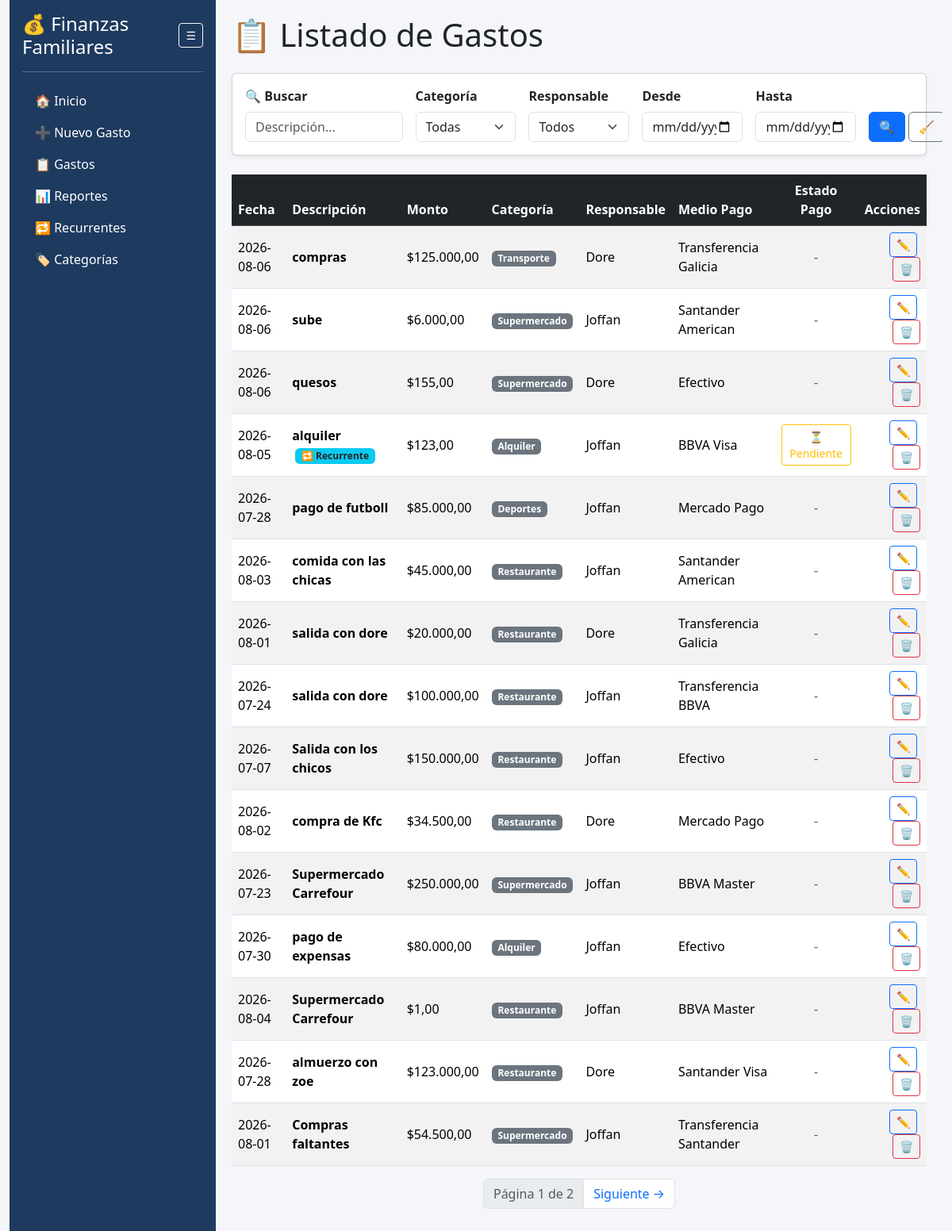
The page /gastos on the database its author committed.
### app.py (models this page shows)
class Gasto(db.Model):
    id = db.Column(db.Integer, primary_key=True)
    fecha = db.Column(db.String(20))
    descripcion = db.Column(db.String(200))
    monto = db.Column(db.Float)
    categoria = db.Column(db.String(50))
    responsable = db.Column(db.String(50))
    medio_pago = db.Column(db.String(50))
    gasto_recurrente_id = db.Column(db.Integer, db.ForeignKey('gasto_recurrente.id'), nullable=True)
    pagado = db.Column(db.Boolean, default=False)
    recurrente = db.relationship('GastoRecurrente', backref='gastos_generados', lazy=True)

### app.py (the view)
@app.route("/gastos")
def listar_gastos():
    orden = request.args.get("orden", "id")
    direccion = request.args.get("dir", "desc")
    columna = getattr(Gasto, orden, Gasto.id)
    query = Gasto.query.order_by(columna.asc() if direccion == "asc" else columna.desc())
    pagina = request.args.get("pagina", 1, type=int)
    gastos = query.paginate(page=pagina, per_page=15, error_out=False)
    return render_template("gastos.html", gastos=gastos, orden=orden, direccion=direccion)

### app.py (called while the page is built)
@app.template_filter('moneda')
def moneda(valor):
    if valor is None:
        return "0,00"
    return f"{valor:,.2f}".replace(",", "X").replace(".", ",").replace("X", ".")

### templates/gastos.html (shortened to what this page needs)
{% extends "base.html" %}
{% block contenido %}
<h1 class="mb-4">📋 Listado de Gastos</h1>
<div class="card shadow-sm mb-4">
    <div class="card-body">
        <form method="GET" action="/gastos" class="row g-3">
            <div class="col-md-3">
                <label class="form-label fw-bold">🔍 Buscar</label>
                <input type="text" name="q" class="form-control" placeholder="Descripción..." value="{{ q }}">
            </div>
            <div class="col-md-2">
                <label class="form-label fw-bold">Categoría</label>
                <select name="categoria" class="form-select">
                    <option value="">Todas</option>
                </select>
            </div>
            <div class="col-md-2">
                <label class="form-label fw-bold">Responsable</label>
                <select name="responsable" class="form-select">
                    <option value="">Todos</option>
                </select>
            </div>
            <div class="col-md-2">
                <label class="form-label fw-bold">Desde</label>
                <input type="date" name="fecha_desde" class="form-control" value="{{ fecha_desde }}">
            </div>
            <div class="col-md-2">
                <label class="form-label fw-bold">Hasta</label>
                <input type="date" name="fecha_hasta" class="form-control" value="{{ fecha_hasta }}">
            </div>
            <div class="col-md-1 d-flex align-items-end gap-1">
                <button type="submit" class="btn btn-primary w-100" title="Filtrar">🔍</button>
                <a href="/gastos" class="btn btn-outline-secondary" title="Limpiar Filtros">🧹</a>
            </div>
        </form>
    </div>
</div>
<div class="table-responsive">
    <table class="table table-striped table-hover align-middle">
        <thead class="table-dark">
            <tr>
                <th><a href="/gastos?orden=fecha&dir={% if direccion == 'asc' %}desc{% else %}asc{% endif %}&q={{ q }}&categoria={{ categoria_sel }}&responsable={{ responsable_sel }}" class="text-white text-decoration-none">Fecha</a></th>
                <th><a href="/gastos?orden=descripcion&dir={% if direccion == 'asc' %}desc{% else %}asc{% endif %}&q={{ q }}&categoria={{ categoria_sel }}&responsable={{ responsable_sel }}" class="text-white text-decoration-none">Descripción</a></th>
                <th><a href="/gastos?orden=monto&dir={% if direccion == 'asc' %}desc{% else %}asc{% endif %}&q={{ q }}&categoria={{ categoria_sel }}&responsable={{ responsable_sel }}" class="text-white text-decoration-none">Monto</a></th>
                <th>Categoría</th>
                <th>Responsable</th>
                <th>Medio Pago</th>
                <th class="text-center">Estado Pago</th>
                <th class="text-end">Acciones</th>
            </tr>
        </thead>
        <tbody>
            {% for gasto in gastos.items %}
            <tr>
                <td>{{ gasto.fecha }}</td>
                <td>
                    <strong>{{ gasto.descripcion }}</strong>
                    {% if gasto.gasto_recurrente_id %}
                        <span class="badge bg-info text-dark ms-1" title="Gasto recurrente">🔁 Recurrente</span>
                    {% endif %}
                </td>
                <td>${{ gasto.monto | moneda }}</td>
                <td><span class="badge bg-secondary">{{ gasto.categoria }}</span></td>
                <td>{{ gasto.responsable }}</td>
                <td>{{ gasto.medio_pago }}</td>
                <td class="text-center">
                    {% if gasto.gasto_recurrente_id %}
                        {% if gasto.pagado %}
                            <a href="{{ url_for('toggle_pago_gasto', id=gasto.id) }}" class="btn btn-sm btn-success">✅ Pagado</a>
                        {% else %}
                            <a href="{{ url_for('toggle_pago_gasto', id=gasto.id) }}" class="btn btn-sm btn-outline-warning">⏳ Pendiente</a>
                        {% endif %}
                    {% else %}
                        <span class="text-muted">-</span>
                    {% endif %}
                </td>
                <td class="text-end">
                    <a href="{{ url_for('editar_gasto', id=gasto.id) }}" class="btn btn-sm btn-outline-primary me-1">✏️</a>
                    <a href="{{ url_for('eliminar_gasto', id=gasto.id) }}" class="btn btn-sm btn-outline-danger" onclick="return confirm('¿Eliminar gasto?')">🗑️</a>
                </td>
            </tr>
            {% else %}
            <tr>
                <td colspan="8" class="text-center py-4 text-muted">
                    No se encontraron gastos que coincidan con la búsqueda.
                </td>
            </tr>
            {% endfor %}
        </tbody>
    </table>
</div>
<nav>
    <ul class="pagination justify-content-center">
        <li class="page-item disabled">
            <a href="#" class="page-link">Página {{ gastos.page }} de {{ gastos.pages if gastos.pages > 0 else 1 }}</a>
        </li>
        {% if gastos.has_next %}
        <li class="page-item">
            <a href="/gastos?pagina={{ gastos.next_num }}&orden={{ orden }}&dir={{ direccion }}&q={{ q }}&categoria={{ categoria_sel }}&responsable={{ responsable_sel }}&fecha_desde={{ fecha_desde }}&fecha_hasta={{ fecha_hasta }}" class="page-link">Siguiente →</a>
        </li>
        {% endif %}
    </ul>
</nav>
{% endblock %}

### templates/base.html (shortened to what this page needs)
   <!DOCTYPE html>
<html lang="es">
<head>
    <link rel="stylesheet" href="https://cdn.jsdelivr.net/npm/bootstrap@5.3.3/dist/css/bootstrap.min.css">
</head>
<body>
    <div class="container-fluid">
        <div class="d-flex">
            <nav class="sidebar" id="sidebarMenu">
                <div class="pt-3 px-3">
                    <div class="d-flex align-items-center justify-content-between">
                        <h4 class="text-white mb-0 texto-menu" id="tituloSidebar">
                            💰 Finanzas Familiares
                        </h4>
                        <button class="btn btn-outline-light btn-sm" onclick="toggleSidebar()" title="Mostrar/Ocultar Menú">
                            ☰
                        </button>
                    </div>
                    <hr class="text-white">
                    <ul class="nav flex-column">
                        <li class="nav-item">
                            <a class="nav-link" href="{{ url_for('home') }}">🏠 <span class="texto-menu">Inicio</span></a>
                        </li>
                        <li class="nav-item">
                            <a class="nav-link" href="{{ url_for('nuevo_gasto') }}">➕ <span class="texto-menu">Nuevo Gasto</span></a>
                        </li>
                        <li class="nav-item">
                            <a class="nav-link" href="{{ url_for('listar_gastos') }}">📋 <span class="texto-menu">Gastos</span></a>
                        </li>
                        <li class="nav-item">
                            <a class="nav-link" href="{{ url_for('reportes') }}">📊 <span class="texto-menu">Reportes</span></a>
                        </li>
                        <li class="nav-item">
                            <a class="nav-link" href="{{ url_for('listar_recurrentes') }}">🔁 <span class="texto-menu">Recurrentes</span></a>
                        </li>
                         <li class="nav-item">
                        <a class="nav-link" href="{{ url_for('gestionar_opciones') }}">🏷️ <span class="texto-menu">Categorías</span></a>
                         </li>
                    </ul>
                </div>
            </nav>
            <main id="contenidoPrincipal" class="content">
                {% block contenido %}
                {% endblock %}
            </main>
        </div>
    </div>
</body>
</html>

### templates/base.html (style rules this page uses)
.sidebar { width: 260px; min-height: 100vh; background: #1e3a5f; flex-shrink: 0; transition: all 0.3s ease; }
body { background-color: #f5f6fa; }
.sidebar .nav-link { color: white; }
.content { flex: 1; padding: 20px; overflow-x: hidden; }

### rows shown on the page
Gasto: fecha "2026-08-06", descripcion "compras", monto|moneda "125.000,00", categoria "Transporte", responsable "Dore", medio_pago "Transferencia Galicia"
Gasto: fecha "2026-08-06", descripcion "sube", monto|moneda "6.000,00", categoria "Supermercado", responsable "Joffan", medio_pago "Santander American"
Gasto: fecha "2026-08-06", descripcion "quesos", monto|moneda "155,00", categoria "Supermercado", responsable "Dore", medio_pago "Efectivo"
Gasto: fecha "2026-08-05", descripcion "alquiler", shows "🔁 Recurrente", monto|moneda "123,00", categoria "Alquiler", responsable "Joffan", medio_pago "BBVA Visa"
Gasto: fecha "2026-07-28", descripcion "pago de futboll", monto|moneda "85.000,00", categoria "Deportes", responsable "Joffan", medio_pago "Mercado Pago"
Gasto: fecha "2026-08-03", descripcion "comida con las chicas", monto|moneda "45.000,00", categoria "Restaurante", responsable "Joffan", medio_pago "Santander American"
Gasto: fecha "2026-08-01", descripcion "salida con dore", monto|moneda "20.000,00", categoria "Restaurante", responsable "Dore", medio_pago "Transferencia Galicia"
Gasto: fecha "2026-07-24", descripcion "salida con dore", monto|moneda "100.000,00", categoria "Restaurante", responsable "Joffan", medio_pago "Transferencia BBVA"
Gasto: fecha "2026-07-07", descripcion "Salida con los chicos", monto|moneda "150.000,00", categoria "Restaurante", responsable "Joffan", medio_pago "Efectivo"
Gasto: fecha "2026-08-02", descripcion "compra de Kfc", monto|moneda "34.500,00", categoria "Restaurante", responsable "Dore", medio_pago "Mercado Pago"
Gasto: fecha "2026-07-23", descripcion "Supermercado Carrefour", monto|moneda "250.000,00", categoria "Supermercado", responsable "Joffan", medio_pago "BBVA Master"
Gasto: fecha "2026-07-30", descripcion "pago de expensas", monto|moneda "80.000,00", categoria "Alquiler", responsable "Joffan", medio_pago "Efectivo"
Gasto: fecha "2026-08-04", descripcion "Supermercado Carrefour", monto|moneda "1,00", categoria "Restaurante", responsable "Joffan", medio_pago "BBVA Master"
Gasto: fecha "2026-07-28", descripcion "almuerzo con zoe", monto|moneda "123.000,00", categoria "Restaurante", responsable "Dore", medio_pago "Santander Visa"
Gasto: fecha "2026-08-01", descripcion "Compras faltantes", monto|moneda "54.500,00", categoria "Supermercado", responsable "Joffan", medio_pago "Transferencia Santander"

### other values the page prints
{{ gastos.page }} "1"
{{ gastos.pages if gastos.pages > 0 else 1 }} "2"
